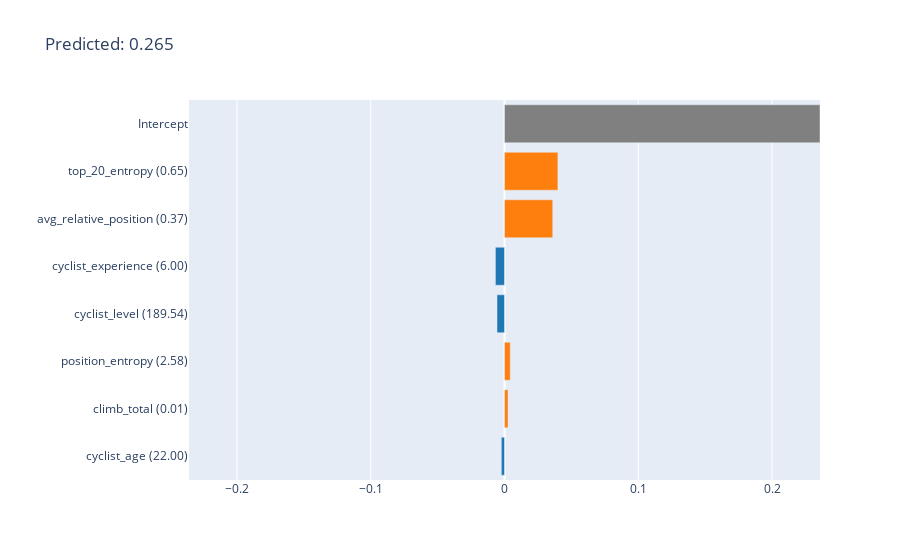

Notebook code for this chart:
### Markdown cell above
Nota: the data is the same instances explained in LORE

### Code cell
instance_index = 73
print("Label: ",test_labels.iloc[instance_index].values[0])
print("Predicted value: ", test_prediction[instance_index])

instance = test_data.iloc[[instance_index]]

explanation_0 = lime_explanation_algorithm.explain_local(instance)
explanation_0.visualize(0)

### Figure 1 — Plotly figure (JSON) as saved in the notebook; plotly's stock layout.template omitted (floating-point values rounded to 4 significant figures)
{"data": [{"marker": {"color": ["#1f77b4", "#ff7f0e", "#ff7f0e", "#1f77b4", "#1f77b4", "#ff7f0e", "#ff7f0e", "#808080"]}, "orientation": "h", "type": "bar", "x": [-0.002366, 0.002649, 0.004305, -0.005604, -0.006797, 0.03607, 0.03992, 0.2359], "y": ["cyclist_age (22.00)", "climb_total (0.01)", "position_entropy (2.58)", "cyclist_level (189.54)", "cyclist_experience (6.00)", "avg_relative_position (0.37)", "top_20_entropy (0.65)", "Intercept"]}], "layout": {"title": {"text": "Predicted: 0.265"}, "xaxis": {"range": [-0.2359, 0.2359], "title": {"text": ""}}, "yaxis": {"automargin": true, "dtick": 1, "title": {"text": ""}}}}
